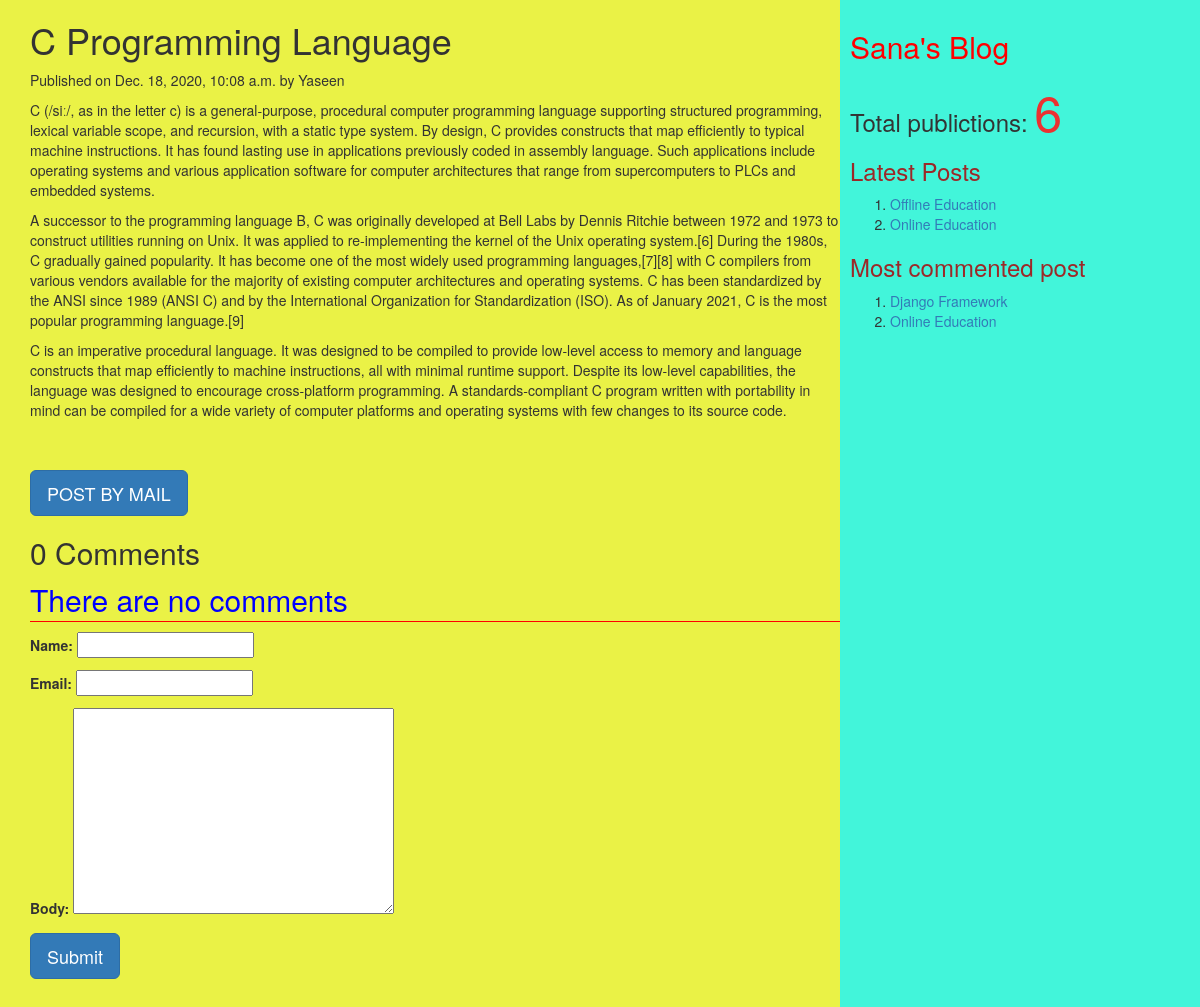
The page /2020/12/18/c-programming-language on the database its author committed.
### myapp/models.py (models this page shows, shortened)
class Post(models.Model):
          tags=TaggableManager()
          STATUS_CHOICES=(('draft','Draft'),('published','Published'))
          title=models.CharField(max_length=256)
          slug=models.SlugField(max_length=264,unique_for_date='publish')
          author=models.ForeignKey(User,related_name='blog_posts',on_delete= models.CASCADE)
          body=models.TextField()
          publish=models.DateTimeField(default=timezone.now)
          created=models.DateTimeField(auto_now_add=True)
          updated=models.DateTimeField(auto_now=True)
          status= models.CharField(max_length=10,choices=STATUS_CHOICES,default='draft')
          objects=CustomManager()
          class Meta:
                ordering=('-publish',)
          def get_absolute_url(self):
                return reverse('post_detail',args=[self.publish.year,self.publish.strftime('%m'),self.publish.strftime('%d'),self.slug])

### myapp/views.py (the view, shortened to what this page needs)
# urls.py: url(r'(?P<year>\d{4})/(?P<month>\d{2})/(?P<day>\d{2})/(?P<post>[-\w]+)',views.post_detail_view,name='post_detail'),
def post_detail_view(request,year,month,day,post):
    post=get_object_or_404(Post,slug=post,publish__year=year,publish__month=month,publish__day=day)
    comments=post.comments.filter(active=True)
    csubmit=False
    form=CommentForm()
    d={'post':post,'form':form,'csubmit':csubmit,'comments':comments}
    return render(request,'myApp/post_detail.html',d)

### myapp/forms.py
class CommentForm(forms.ModelForm):
    class Meta:
        model=Comment
        fields=('name','email','body')

### myapp/models.py (called while the page is built)
    def get_queryset(self):
        return super().get_queryset().filter(status='published')

### myapp/templatetags/mytags.py (called while the page is built)
@register.simple_tag
def total_posts():
    return Post.objects.count()

@register.inclusion_tag('myApp/latest_post.html')
def show_latest_posts(count=3):
    latest_posts=Post.objects.order_by('-publish')[:count]
    return {'latest_posts':latest_posts}

@register.simple_tag
def get_most_commented_posts(count=2):
    return Post.objects.annotate(total_comments=Count('comments')).order_by('-total_comments')[:count]

### templates/myapp/post_detail.html (shortened to what this page needs)
<html>
    {%extends 'myApp/parent.html'%}
        {%block content_block%}
        <h1>{{post.title}}</h1>
        <p>Published on {{post.publish}} by {{post.author|title}}</p>
        {{post.body|linebreaks}} <br><br>
        <a href="/{{post.id}}/share" class='btn btn-lg btn-primary'>POST BY MAIL</a>
        {%with comments.count as comments_count%}
        <h2>{{comments_count}} Comment{{comments_count|pluralize}}</h2>
        {%endwith%}
        {%if comments%}
         {%for c in comments%}
         <p>Comment {{forloop.counter}} by {{c.name}}</p>
        <div>{{c.body|linebreaks}}</div>
        <hr>
        {%endfor%}
        {%else%}
         <p style="color:blue;font-size:30px;font-style:bold;border-bottom:1px red solid;">There are no comments</p>
        {%endif%}
         {%if csubmit%}
         <h2>Thank you..Your comment has been added successfully!!</h2>
         {%else%}
         <form  method="post">
           {{form.as_p}}
           <input type="submit" class='btn btn-lg btn-primary' value="Submit">
         </form>
         {%endif%}
        {%endblock%}

### templates/myapp/parent.html (shortened to what this page needs)
<html>
{%load mytags%}
    <head>
        <link rel="stylesheet" href="https://maxcdn.bootstrapcdn.com/bootstrap/3.3.7/css/bootstrap.min.css">
    </head>
    <body>
        <div class="content" style="width:70%;float:left;background-color:#eaf246;height:250%;padding:0 0 0 30px">
              {%block content_block%}
              {%endblock%}
        </div>
        <div class="sidebar" style="width:30%;float:right;background-color:#42f5da;height:250%;padding:10px">
            <h2 style="color:red">Sana's Blog</h2>
            <h3>Total publictions:
              <span style="color:#eb3131;font-size:50px">
              {%total_posts%}</span>
              <h3 style="color:#9c2828">Latest Posts</h3>
              {% show_latest_posts 2 %}
              <h3 style="color:#9c2828">Most commented post</h3>
              {%get_most_commented_posts as m%}
              <ol>
                {%for post in m%}
                <li><a href="{{post.get_absolute_url}}">{{post.title}}</a></li>
                {%endfor%}
              </ol>
            </h3>
        </div>
    </body>
</html>

### templates/myapp/latest_post.html
<!DOCTYPE html>
<html lang="en" dir="ltr">
  <body>
    <ol>
    {%for post in latest_posts%}
    <li><a href="{{post.get_absolute_url}}">{{post.title}}</a></li>
    {%endfor%}
    </ol>
  </body>
</html>

### rows shown on the page
Post: title "C Programming Language", publish "Dec. 18, 2020, 10:08 a.m.", author "Yaseen", body "C (/siː/, as in the letter c) is a general-purpose, procedural computer programming language supporting structured programming, lexical variable scope, and recursion, with a static type system. By design, C provides constructs that map efficiently to typical machine instructions. It has found lasting use in applications previously coded in assembly language. Such applications include operating systems and various application software for computer architectures that range from supercomputers to PLCs and embedded systems. A successor to the programming language B, C was originally developed at Bell Labs by Dennis Ritchie between 1972 and 1973 to construct utilities running on Unix. It was…"
Post: title "Offline Education"
Post: title "Online Education"
Post: title "Django Framework"

### other values the page prints
{{ comments_count }} "0"
